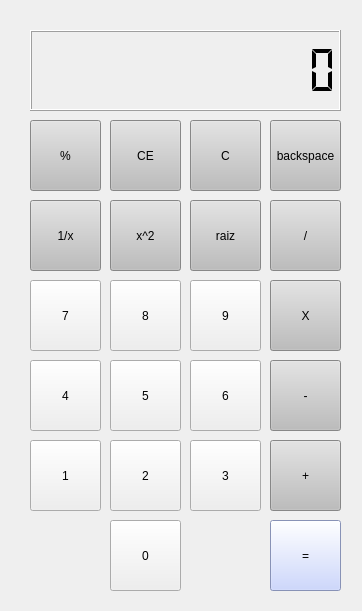
<?xml version="1.0" encoding="UTF-8"?>
<ui version="4.0">
 <class>MainWindow</class>
 <widget class="QMainWindow" name="MainWindow">
  <property name="geometry">
   <rect>
    <x>0</x>
    <y>0</y>
    <width>362</width>
    <height>611</height>
   </rect>
  </property>
  <property name="windowTitle">
   <string>MainWindow</string>
  </property>
  <widget class="QWidget" name="centralwidget">
   <widget class="QPushButton" name="btn_0">
    <property name="geometry">
     <rect>
      <x>110</x>
      <y>520</y>
      <width>71</width>
      <height>71</height>
     </rect>
    </property>
    <property name="text">
     <string>0</string>
    </property>
    <property name="iconSize">
     <size>
      <width>20</width>
      <height>20</height>
     </size>
    </property>
   </widget>
   <widget class="QPushButton" name="btn_1">
    <property name="geometry">
     <rect>
      <x>30</x>
      <y>440</y>
      <width>71</width>
      <height>71</height>
     </rect>
    </property>
    <property name="text">
     <string>1</string>
    </property>
    <property name="iconSize">
     <size>
      <width>20</width>
      <height>20</height>
     </size>
    </property>
   </widget>
   <widget class="QPushButton" name="btn_2">
    <property name="geometry">
     <rect>
      <x>110</x>
      <y>440</y>
      <width>71</width>
      <height>71</height>
     </rect>
    </property>
    <property name="text">
     <string>2</string>
    </property>
    <property name="iconSize">
     <size>
      <width>20</width>
      <height>20</height>
     </size>
    </property>
   </widget>
   <widget class="QPushButton" name="btn_3">
    <property name="geometry">
     <rect>
      <x>190</x>
      <y>440</y>
      <width>71</width>
      <height>71</height>
     </rect>
    </property>
    <property name="text">
     <string>3</string>
    </property>
    <property name="iconSize">
     <size>
      <width>20</width>
      <height>20</height>
     </size>
    </property>
   </widget>
   <widget class="QPushButton" name="btn_4">
    <property name="geometry">
     <rect>
      <x>30</x>
      <y>360</y>
      <width>71</width>
      <height>71</height>
     </rect>
    </property>
    <property name="text">
     <string>4</string>
    </property>
    <property name="iconSize">
     <size>
      <width>20</width>
      <height>20</height>
     </size>
    </property>
   </widget>
   <widget class="QPushButton" name="btn_5">
    <property name="geometry">
     <rect>
      <x>110</x>
      <y>360</y>
      <width>71</width>
      <height>71</height>
     </rect>
    </property>
    <property name="text">
     <string>5</string>
    </property>
    <property name="iconSize">
     <size>
      <width>20</width>
      <height>20</height>
     </size>
    </property>
   </widget>
   <widget class="QPushButton" name="btn_6">
    <property name="geometry">
     <rect>
      <x>190</x>
      <y>360</y>
      <width>71</width>
      <height>71</height>
     </rect>
    </property>
    <property name="text">
     <string>6</string>
    </property>
    <property name="iconSize">
     <size>
      <width>20</width>
      <height>20</height>
     </size>
    </property>
   </widget>
   <widget class="QPushButton" name="btn_7">
    <property name="geometry">
     <rect>
      <x>30</x>
      <y>280</y>
      <width>71</width>
      <height>71</height>
     </rect>
    </property>
    <property name="text">
     <string>7</string>
    </property>
    <property name="iconSize">
     <size>
      <width>20</width>
      <height>20</height>
     </size>
    </property>
   </widget>
   <widget class="QPushButton" name="btn_8">
    <property name="geometry">
     <rect>
      <x>110</x>
      <y>280</y>
      <width>71</width>
      <height>71</height>
     </rect>
    </property>
    <property name="text">
     <string>8</string>
    </property>
    <property name="iconSize">
     <size>
      <width>20</width>
      <height>20</height>
     </size>
    </property>
   </widget>
   <widget class="QPushButton" name="btn_9">
    <property name="geometry">
     <rect>
      <x>190</x>
      <y>280</y>
      <width>71</width>
      <height>71</height>
     </rect>
    </property>
    <property name="text">
     <string>9</string>
    </property>
    <property name="iconSize">
     <size>
      <width>20</width>
      <height>20</height>
     </size>
    </property>
   </widget>
   <widget class="QPushButton" name="btn_igual">
    <property name="geometry">
     <rect>
      <x>270</x>
      <y>520</y>
      <width>71</width>
      <height>71</height>
     </rect>
    </property>
    <property name="styleSheet">
     <string notr="true">background-color: rgb(190, 204, 255);</string>
    </property>
    <property name="text">
     <string>=</string>
    </property>
    <property name="iconSize">
     <size>
      <width>20</width>
      <height>20</height>
     </size>
    </property>
   </widget>
   <widget class="QPushButton" name="btn_mais">
    <property name="geometry">
     <rect>
      <x>270</x>
      <y>440</y>
      <width>71</width>
      <height>71</height>
     </rect>
    </property>
    <property name="styleSheet">
     <string notr="true">background-color: rgb(189, 189, 189);</string>
    </property>
    <property name="text">
     <string>+</string>
    </property>
    <property name="iconSize">
     <size>
      <width>20</width>
      <height>20</height>
     </size>
    </property>
   </widget>
   <widget class="QPushButton" name="btn_menos">
    <property name="geometry">
     <rect>
      <x>270</x>
      <y>360</y>
      <width>71</width>
      <height>71</height>
     </rect>
    </property>
    <property name="styleSheet">
     <string notr="true">background-color: rgb(189, 189, 189);</string>
    </property>
    <property name="text">
     <string>-</string>
    </property>
    <property name="iconSize">
     <size>
      <width>20</width>
      <height>20</height>
     </size>
    </property>
   </widget>
   <widget class="QPushButton" name="btn_vezes">
    <property name="geometry">
     <rect>
      <x>270</x>
      <y>280</y>
      <width>71</width>
      <height>71</height>
     </rect>
    </property>
    <property name="autoFillBackground">
     <bool>false</bool>
    </property>
    <property name="styleSheet">
     <string notr="true">background-color: rgb(189, 189, 189);</string>
    </property>
    <property name="text">
     <string>X</string>
    </property>
    <property name="iconSize">
     <size>
      <width>20</width>
      <height>20</height>
     </size>
    </property>
   </widget>
   <widget class="QLCDNumber" name="lcdNumber">
    <property name="geometry">
     <rect>
      <x>30</x>
      <y>30</y>
      <width>311</width>
      <height>81</height>
     </rect>
    </property>
    <property name="digitCount">
     <number>12</number>
    </property>
    <property name="segmentStyle">
     <enum>QLCDNumber::Flat</enum>
    </property>
   </widget>
   <widget class="QPushButton" name="btn_div">
    <property name="geometry">
     <rect>
      <x>270</x>
      <y>200</y>
      <width>71</width>
      <height>71</height>
     </rect>
    </property>
    <property name="styleSheet">
     <string notr="true">background-color: rgb(189, 189, 189);</string>
    </property>
    <property name="text">
     <string>/</string>
    </property>
    <property name="iconSize">
     <size>
      <width>20</width>
      <height>20</height>
     </size>
    </property>
   </widget>
   <widget class="QPushButton" name="btn_raiz">
    <property name="geometry">
     <rect>
      <x>190</x>
      <y>200</y>
      <width>71</width>
      <height>71</height>
     </rect>
    </property>
    <property name="styleSheet">
     <string notr="true">background-color: rgb(189, 189, 189);</string>
    </property>
    <property name="text">
     <string>raiz</string>
    </property>
    <property name="iconSize">
     <size>
      <width>20</width>
      <height>20</height>
     </size>
    </property>
   </widget>
   <widget class="QPushButton" name="btn_sqr">
    <property name="geometry">
     <rect>
      <x>110</x>
      <y>200</y>
      <width>71</width>
      <height>71</height>
     </rect>
    </property>
    <property name="styleSheet">
     <string notr="true">background-color: rgb(189, 189, 189);</string>
    </property>
    <property name="text">
     <string>x^2</string>
    </property>
    <property name="iconSize">
     <size>
      <width>20</width>
      <height>20</height>
     </size>
    </property>
   </widget>
   <widget class="QPushButton" name="btn_divisor">
    <property name="geometry">
     <rect>
      <x>30</x>
      <y>200</y>
      <width>71</width>
      <height>71</height>
     </rect>
    </property>
    <property name="styleSheet">
     <string notr="true">background-color: rgb(189, 189, 189);</string>
    </property>
    <property name="text">
     <string>1/x</string>
    </property>
    <property name="iconSize">
     <size>
      <width>20</width>
      <height>20</height>
     </size>
    </property>
   </widget>
   <widget class="QPushButton" name="btn_resto">
    <property name="geometry">
     <rect>
      <x>30</x>
      <y>120</y>
      <width>71</width>
      <height>71</height>
     </rect>
    </property>
    <property name="styleSheet">
     <string notr="true">background-color: rgb(189, 189, 189);</string>
    </property>
    <property name="text">
     <string>%</string>
    </property>
    <property name="iconSize">
     <size>
      <width>20</width>
      <height>20</height>
     </size>
    </property>
   </widget>
   <widget class="QPushButton" name="btn_ce">
    <property name="geometry">
     <rect>
      <x>110</x>
      <y>120</y>
      <width>71</width>
      <height>71</height>
     </rect>
    </property>
    <property name="styleSheet">
     <string notr="true">background-color: rgb(189, 189, 189);</string>
    </property>
    <property name="text">
     <string>CE</string>
    </property>
    <property name="iconSize">
     <size>
      <width>20</width>
      <height>20</height>
     </size>
    </property>
   </widget>
   <widget class="QPushButton" name="btn_clear">
    <property name="geometry">
     <rect>
      <x>190</x>
      <y>120</y>
      <width>71</width>
      <height>71</height>
     </rect>
    </property>
    <property name="styleSheet">
     <string notr="true">background-color: rgb(189, 189, 189);</string>
    </property>
    <property name="text">
     <string>C</string>
    </property>
    <property name="iconSize">
     <size>
      <width>20</width>
      <height>20</height>
     </size>
    </property>
   </widget>
   <widget class="QPushButton" name="btn_backspace">
    <property name="geometry">
     <rect>
      <x>270</x>
      <y>120</y>
      <width>71</width>
      <height>71</height>
     </rect>
    </property>
    <property name="styleSheet">
     <string notr="true">background-color: rgb(189, 189, 189);</string>
    </property>
    <property name="text">
     <string>backspace</string>
    </property>
    <property name="iconSize">
     <size>
      <width>20</width>
      <height>20</height>
     </size>
    </property>
   </widget>
  </widget>
 </widget>
 <resources/>
 <connections/>
</ui>
